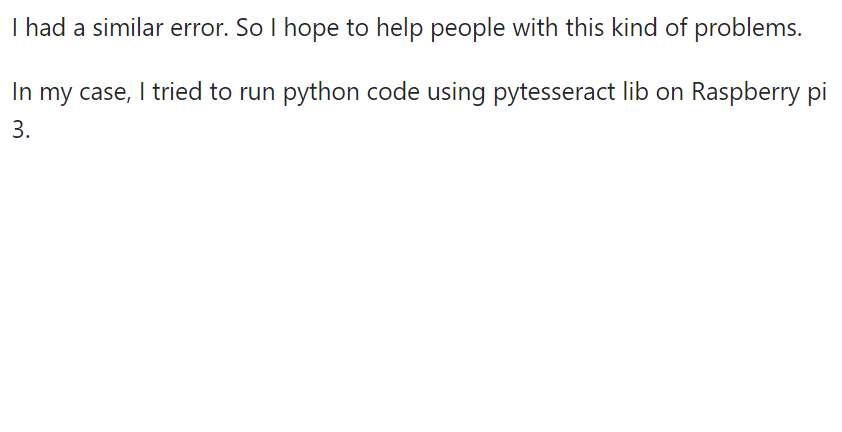
#> input picture OCR/test.png, 842 x 432 px
$ python OCR.py
#> lines starting #> are read from the running program, lines starting #| are printed output that depends on the picture; after the words box and inside, x2 and y2 are one past the last pixel; in counts of white or black regions, pixels touching at a corner belong together
import pytesseract
from PIL import Image

import cv2
from matplotlib import pyplot as plt

#image_file = "ocr_python_textbook/data/page_01.jpg"
#img = cv2.imread(image_file)
#rot = "ocr_python_textbook/data/page_01_rotated.JPG"

#C:\Users\Shreesh\AppData\Local\Tesseract-OCR
'''
1. Install tesseract OCR and add it to PATH
2. pip install pytesseract
3. Change path below
'''
pytesseract.pytesseract.tesseract_cmd = 'C:/Users/Shreesh/AppData/Local/Tesseract-OCR/tesseract.exe'

def display(im_path):
    dpi = 80
    im_data = plt.imread(im_path)

    height, width  = im_data.shape[:2]

    # What size does the figure need to be in inches to fit the image?
    figsize = width / float(dpi), height / float(dpi)

    # Create a figure of the right size with one axes that takes up the full figure
    fig = plt.figure(figsize=figsize)
    ax = fig.add_axes([0, 0, 1, 1])

    # Hide spines, ticks, etc.
    ax.axis('off')

    # Display the image.
    ax.imshow(im_data, cmap='gray')

    plt.show()

def noise_removal(image):
    import numpy as np
    kernel = np.ones((1, 1), np.uint8)
    image = cv2.dilate(image, kernel, iterations=1)
    kernel = np.ones((1, 1), np.uint8)
    image = cv2.erode(image, kernel, iterations=1)
    image = cv2.morphologyEx(image, cv2.MORPH_CLOSE, kernel)
    image = cv2.medianBlur(image, 3)
    return (image)


def grayscale(image):
    return cv2.cvtColor(image, cv2.COLOR_BGR2GRAY)

#https://becominghuman.ai/how-to-automatically-deskew-straighten-a-text-image-using-opencv-a0c30aed83df
import numpy as np

def getSkewAngle(cvImage) -> float:
    # Prep image, copy, convert to gray scale, blur, and threshold
    newImage = cvImage.copy()
    gray = cv2.cvtColor(newImage, cv2.COLOR_BGR2GRAY)
    blur = cv2.GaussianBlur(gray, (9, 9), 0)
    thresh = cv2.threshold(blur, 0, 255, cv2.THRESH_BINARY_INV + cv2.THRESH_OTSU)[1]

    # Apply dilate to merge text into meaningful lines/paragraphs.
    # Use larger kernel on X axis to merge characters into single line, cancelling out any spaces.
    # But use smaller kernel on Y axis to separate between different blocks of text
    kernel = cv2.getStructuringElement(cv2.MORPH_RECT, (30, 5))
    dilate = cv2.dilate(thresh, kernel, iterations=2)

    # Find all contours
    contours, hierarchy = cv2.findContours(dilate, cv2.RETR_LIST, cv2.CHAIN_APPROX_SIMPLE)
    contours = sorted(contours, key = cv2.contourArea, reverse = True)
    for c in contours:
        rect = cv2.boundingRect(c)
        x,y,w,h = rect
        cv2.rectangle(newImage,(x,y),(x+w,y+h),(0,255,0),2)

    # Find largest contour and surround in min area box
    largestContour = contours[0]
    #print (len(contours))
    minAreaRect = cv2.minAreaRect(largestContour)
    cv2.imwrite("temp/boxes.jpg", newImage)
    # Determine the angle. Convert it to the value that was originally used to obtain skewed image
    angle = minAreaRect[-1]
    if angle < -45:
        angle = 90 + angle
    return -1.0 * angle
# Rotate the image around its center

def rotateImage(cvImage, angle: float):
    newImage = cvImage.copy()
    (h, w) = newImage.shape[:2]
    center = (w // 2, h // 2)
    M = cv2.getRotationMatrix2D(center, angle, 1.0)
    newImage = cv2.warpAffine(newImage, M, (w, h), flags=cv2.INTER_CUBIC, borderMode=cv2.BORDER_REPLICATE)
    return newImage

# Deskew image
def deskew(cvImage):
    angle = getSkewAngle(cvImage)
    return rotateImage(cvImage, -1.0 * angle)

def getText(file_path):
#> called with file_path = 'test.png'
    rot = file_path
    img = cv2.imread(rot)
#> img is the input picture: shape (432, 842, 3); mean B, G, R 251.1, 251.1, 251
    #inverted_image = cv2.bitwise_not(img)
    fix = deskew(img)
#> in getSkewAngle, `blur = cv2.GaussianBlur(gray, (9, 9), 0)`:
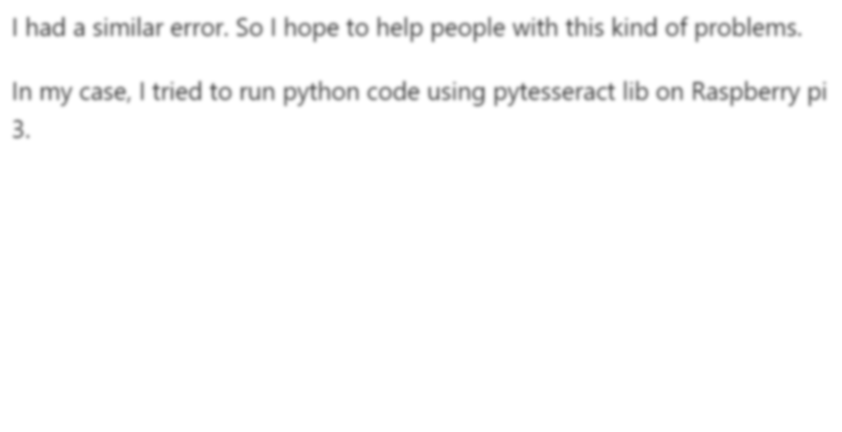
#> blur: shape (432, 842); min 118, max 255, mean 251.1
#> in getSkewAngle, `thresh = cv2.threshold(blur, 0, 255, cv2.THRESH_BINARY_INV + cv2.THRES..`:
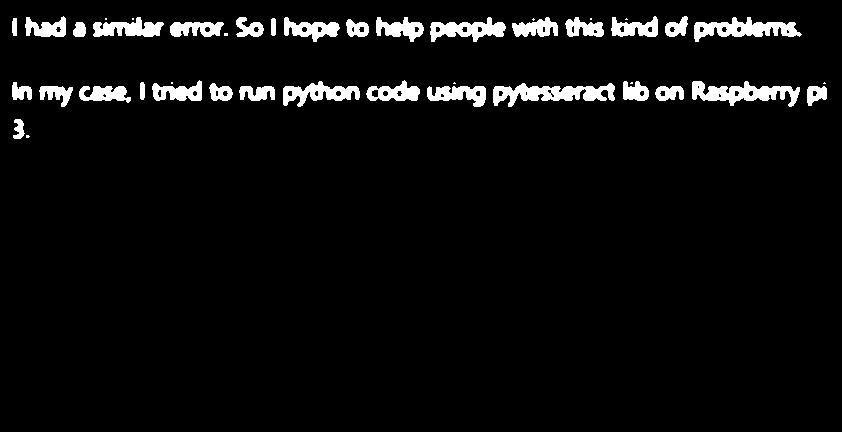
#> thresh: shape (432, 842); 4.9% white; 43 white regions (11 under 20 px), largest, box (x1, y1, x2, y2) and area: (493, 83, 615, 107) 1550, (692, 81, 800, 107) 1413, (694, 17, 802, 42) 1328
#> in getSkewAngle, `dilate = cv2.dilate(thresh, kernel, iterations=2)`:
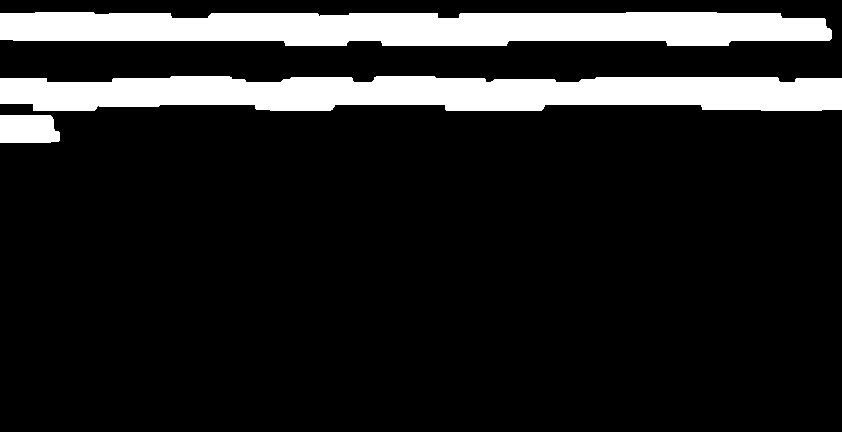
#> dilate: shape (432, 842); 13.8% white; 3 white regions
#> in getSkewAngle, `contours, hierarchy = cv2.findContours(dilate, cv2.RETR_LIST, cv2.CHAI..`: contours = 3 contours; box (x1, y1, x2, y2) and area: (0, 76, 842, 111) 23836, (0, 12, 832, 46) 23137, (0, 115, 60, 143) 1485
#> the loop in getSkewAngle, `for c in contours:` made 3 passes
#> (rect, y, w, h) on passes 1 to 3: ((0, 76, 842, 35), 76, 842, 35), ((0, 12, 832, 34), 12, 832, 34), ((0, 115, 60, 28), 115, 60, 28)
#> after the loop in getSkewAngle, `for c in contours:`:
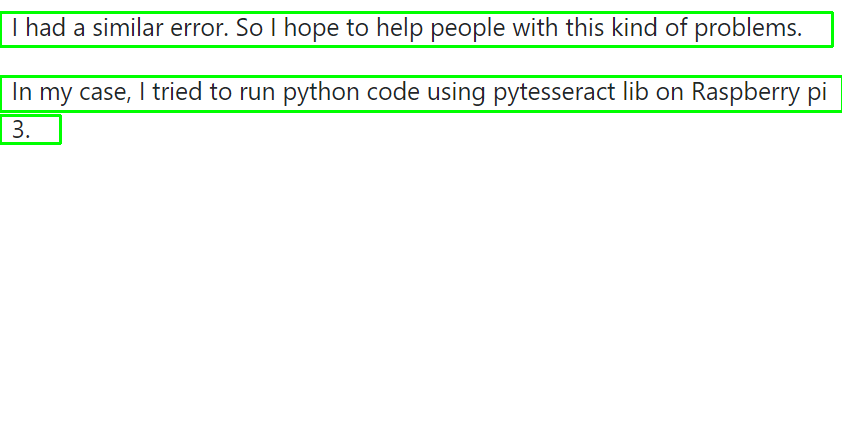
#> newImage: shape (432, 842, 3); 2.97% of pixels changed, all inside (x1, y1, x2, y2) = (0, 11, 842, 145)
#> in getSkewAngle, `largestContour = contours[0]`: largestContour = contour of 103 points, box (x1, y1, x2, y2) (0, 76, 842, 111), area 23836
#> in getSkewAngle, `minAreaRect = cv2.minAreaRect(largestContour)`: minAreaRect = ((420.5, 93), (34, 841), -90)
#> in getSkewAngle, `angle = minAreaRect[-1]`: angle = -90
#> in getSkewAngle, `angle = 90 + angle`: angle = 0
#> in rotateImage, `M = cv2.getRotationMatrix2D(center, angle, 1.0)`: M = [[1, 0, 0], [0, 1, 0]]

    gray_image = grayscale(fix)
    thresh, im_bw = cv2.threshold(gray_image, 210, 230, cv2.THRESH_BINARY)
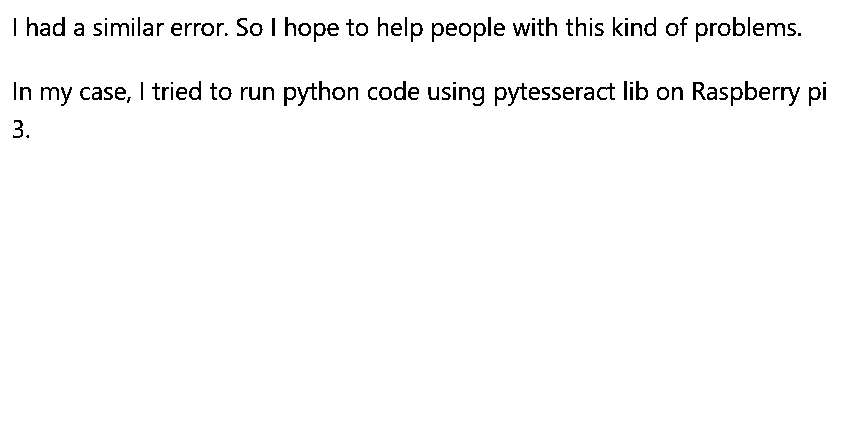
#> im_bw: shape (432, 842); values 0 (black) and 230 (white), 97.7% white; black in thin lines or dots, all inside (x1, y1, x2, y2) = (13, 17, 826, 138)

    no_noise = noise_removal(im_bw)
#> in noise_removal, `image = cv2.medianBlur(image, 3)`:
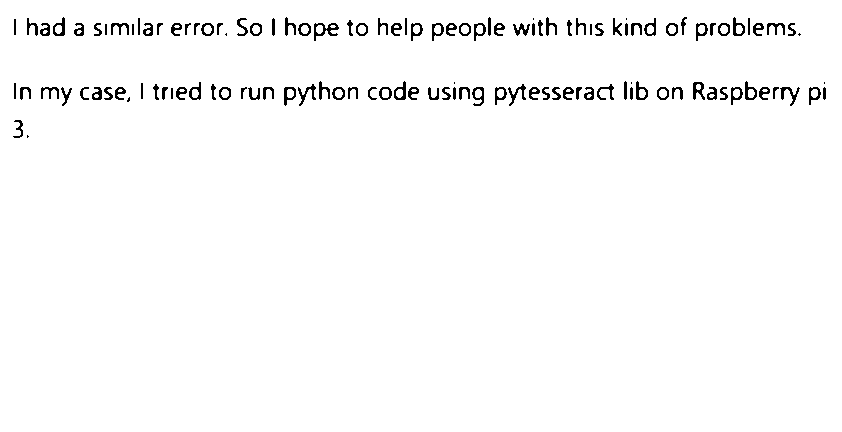
#> image: shape (432, 842); values 0 (black) and 230 (white), 97.8% white; black in thin lines or dots, all inside (x1, y1, x2, y2) = (13, 17, 826, 138)

    #print(pytesseract.image_to_osd(Image.open(image_file)))
    #print(pytesseract.image_to_osd(no_noise))
    cv2.imwrite("ocr_python_textbook/temp/rotated_fixed.jpg", no_noise)

    #cv2.imwrite("temp/no_noise.jpg", no_noise)
    #no_noise = "temp/no_noise.jpg"
    #img = Image.open(no_noise)

#> (the run stopped early here; a loop or call above may not have finished)
